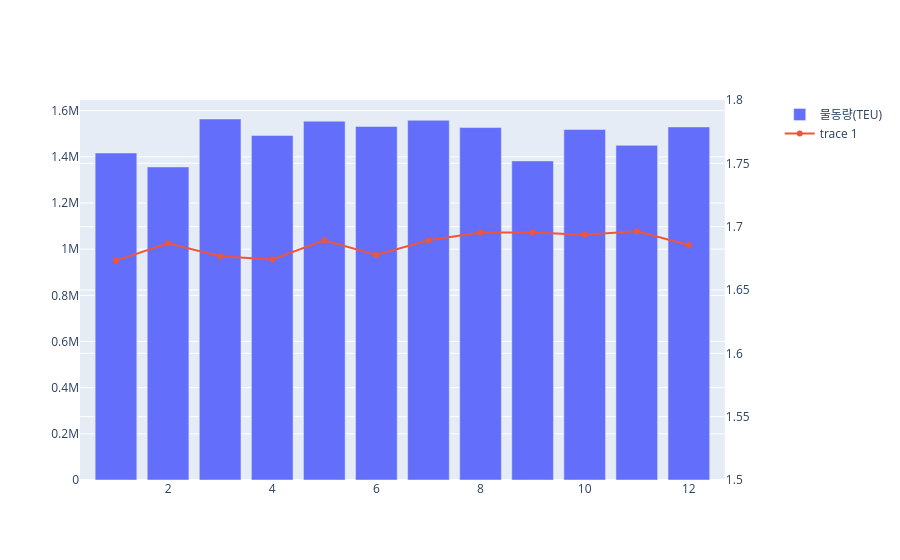

Notebook code for this chart:
### Code cell
#여러 그래프 그리기

# specs=[{'secondary_y':True}]~~ : Y축을 두개 걸수있음!!
fig_dual = make_subplots(specs=[[{'secondary_y':True}]])

# fig랑 x 받는 게 복잡하다.

# 각각의 객체설정을 해주는거
fig_dual.add_trace(
    go.Bar(
        x=monthly_sinhang['월'],
        y=monthly_sinhang['물동량'],
        name='물동량(TEU)'
    ),
    secondary_y=False,
)


fig_dual.add_trace(
    go.Scatter(
        x=monthly_sinhang['월'],
        y=monthly_sinhang['TEU_FACTOR'],
        mode='lines+markers',
    ),
    secondary_y=True,
)

fig_dual.update_yaxes(secondary_y=True, range=[1.5, 1.8,])

fig_dual.show()

# 지표가 왜곡되지는 않았구나
# 물동량이 많이 오른다고 해도 teu비율이 일정하게 유지되고 있다.
# 규모에 대해서는 안정정적인 비율로 유지되고 있다.

# 여기서 회귀선을 보자.
# 물동량이 늘어날때 teu가 늘어날지 그런 방향을 볼것

# 여기까지만 해도 KPI를 설정할 수 있다.

### Figure 1 — Plotly figure (JSON) as saved in the notebook; plotly's stock layout.template omitted (floating-point values rounded to 4 significant figures)
{"data": [{"name": "물동량(TEU)", "x": [1, 2, 3, 4, 5, 6, 7, 8, 9, 10, 11, 12], "y": [1417000.0, 1356000.0, 1564000.0, 1493000.0, 1555000.0, 1531000.0, 1558000.0, 1527000.0, 1382000.0, 1518000.0, 1450000.0, 1530000.0], "type": "bar", "xaxis": "x", "yaxis": "y"}, {"mode": "lines+markers", "x": [1, 2, 3, 4, 5, 6, 7, 8, 9, 10, 11, 12], "y": [1.673, 1.687, 1.677, 1.674, 1.689, 1.678, 1.689, 1.695, 1.695, 1.694, 1.696, 1.685], "type": "scatter", "xaxis": "x", "yaxis": "y2"}], "layout": {"xaxis": {"anchor": "y", "domain": [0.0, 0.94]}, "yaxis": {"anchor": "x", "domain": [0.0, 1.0]}, "yaxis2": {"anchor": "x", "overlaying": "y", "side": "right", "range": [1.5, 1.8]}}}
